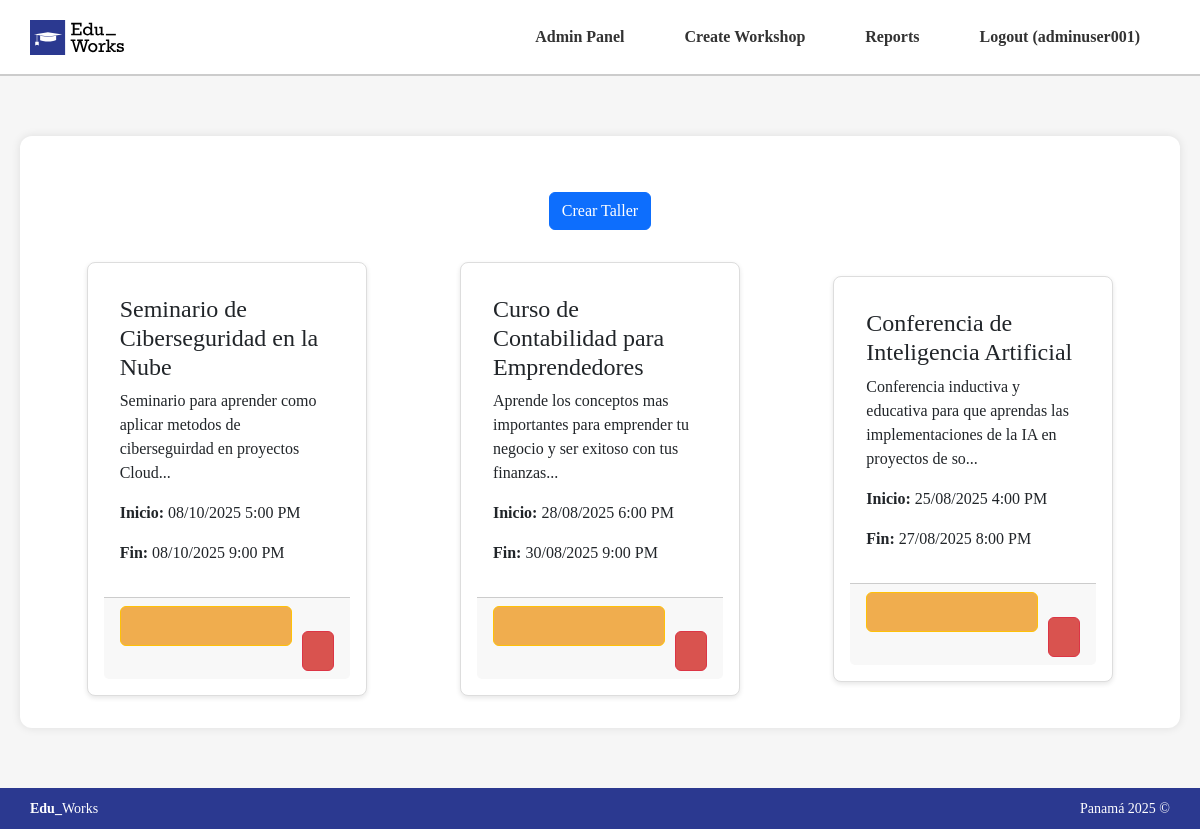
The page /views/AdminView.php (signed in) on the database its author committed.
### tables this page shows
CREATE TABLE talleres (
  id INT AUTO_INCREMENT PRIMARY KEY,
  titulo VARCHAR(100) NOT NULL,
  descripcion VARCHAR(300),
  cupo_maximo INT NOT NULL,
  fecha_inicio DATE,
  hora_inicio TIME,
  fecha_fin DATE,
  hora_fin TIME
);

### views/AdminView.php (the view, shortened to what this page needs)
<?php
try {
  $pdo = (new Database())->getConnection();
  $stmt = $pdo->query("SELECT * FROM talleres ORDER BY fecha_inicio DESC");
  $talleres = $stmt->fetchAll(PDO::FETCH_ASSOC);
} catch (PDOException $e) {
  $error = "Error al cargar talleres: " . $e->getMessage();
}
include __DIR__ . '/Partials/Top.php';
?>
<main class="main-container">
  <div class="container">
    <div class="text-center mb-3">
      <a href="crear_taller.php" class="btn btn-primary">
        <i class="fas fa-plus"></i> Crear Taller
      </a>
    </div>
    <?php if (!empty($talleres)): ?>
      <div class="grid-3 gap-4">
        <?php foreach ($talleres as $taller): ?>
          <div class="card">
            <div class="card-body">
              <h4><?= htmlspecialchars($taller['titulo']) ?></h4>
              <p><?= nl2br(htmlspecialchars(substr($taller['descripcion'], 0, 100))) ?>...</p>
              <p><strong>Inicio:</strong> <?= date('d/m/Y g:i A', strtotime($taller['fecha_inicio'] . ' ' . $taller['hora_inicio'])) ?></p>
              <p><strong>Fin:</strong> <?= date('d/m/Y g:i A', strtotime($taller['fecha_fin'] . ' ' . $taller['hora_fin'])) ?></p>
            </div>
            <div class="card-footer d-flex justify-content-between">
              <a href="editar_taller.php?id=<?= $taller['id'] ?>" class="btn btn-sm btn-warning" title="Editar">
              </a>
              <form method="POST" action="/dsvii-proyecto/controllers/TallerController.php" onsubmit="return confirm('¿Eliminar este taller?')" class="m-0 p-0">
                <button type="submit" class="btn btn-sm btn-danger" title="Eliminar">
                </button>
              </form>
            </div>
          </div>
        <?php endforeach; ?>
      </div>
    <?php else: ?>
      <p class="text-center">No hay talleres registrados.</p>
    <?php endif; ?>
  </div>
</main>
<?php include __DIR__ . '/Partials/Bottom.php'; ?>

### views/Partials/Top.php
<!DOCTYPE html>
<html lang="en">
<?php include __DIR__ . '/Head.php'; ?>
<body>
<?php include __DIR__ . '/Header.php'; ?>

### views/Partials/Head.php (shortened to what this page needs)
<head>
<link rel="stylesheet" href="https://cdn.jsdelivr.net/npm/bootstrap@5.3.0/dist/css/bootstrap.min.css">
<link rel="stylesheet" href="/../dsvii-talleres-edu/dsvii-proyecto/public/css/styles.css">
</head>

### views/Partials/Header.php
<header class="header">
    <div class="logo-container">
        <a href="index.php">
            <img src="/dsvii-talleres-edu/dsvii-proyecto/public/images/logo.svg" alt="Logo Edu_Works" class="logo" />
        </a>
    </div>
    <?php include __DIR__ . '/Nav.php'; ?>
</header>

### views/Partials/Nav.php (shortened to what this page needs)
<nav class="navbar">
    <div class="nav-links">
        <?php if (isset($_SESSION['user_id'])): ?>
            <?php if (!empty($_SESSION['is_admin'])): ?>
                <a href="/../dsvii-talleres-edu/dsvii-proyecto/views/AdminView.php">Admin Panel</a>
                <a href="/../dsvii-talleres-edu/dsvii-proyecto/views/CreateView.php">Create Workshop</a>
                <a href="/../dsvii-talleres-edu/dsvii-proyecto/views/ReportView.php">Reports</a>
            <?php else: ?>
                <a href="/../dsvii-talleres-edu/dsvii-proyecto/views/UserView.php">My Account</a>
                <a href="/../dsvii-talleres-edu/dsvii-proyecto/views/TalleresUsuariosView.php">Workshops</a>
            <?php endif; ?>
            <a href="/dsvii-proyecto/handlers/LogoutHandler.php">Logout (<?= htmlspecialchars($_SESSION['username']) ?>)</a>
        <?php else: ?>
            <a href="/../dsvii-talleres-edu/dsvii-proyecto/views/LoginView.php">Login</a>
            <a href="/../dsvii-talleres-edu/dsvii-proyecto/views/RegisterView.php">Register</a>
        <?php endif; ?>
    </div>
</nav>

### views/Partials/Footer.php
<footer>
    <div><strong>Edu_</strong>Works</div>
    <div>Panamá 2025 ©</div>
</footer>

### views/Partials/Bottom.php
<?php include __DIR__ . '/Footer.php'; ?>
</body>
</html>

### public/css/styles.css (style rules this page uses)
:root { --color-primary: #2B3990; --color-primary-hover: #1a255e; --color-error-bg: #f8d7da; --color-error-text: #842029; --color-success-bg: #d1ecf1; --color-success-text: #0c5460; --font-main: 'Arvo', serif; --font-alt: 'Zilla Slab', serif; }
.navbar { display: flex; justify-content: space-between; align-items: center; background-color: #ffffff; padding: 10px 20px; flex-wrap: nowrap; }
.navbar .nav-links { display: flex; gap: 20px; margin-left: auto; white-space: nowrap; }
.navbar .nav-links a { text-decoration: none; color: #333; font-weight: bold; padding: 5px 10px; transition: color 0.2s ease-in-out; }
body { margin: 0; font-family: var(--font-main); background-color: #f6f6f6; display: flex; flex-direction: column; min-height: 100vh; color: #000; }
.text-center { text-align: center; }
.card, form.card { background-color: #fff; padding: 30px; border-radius: 12px; box-shadow: 5px 5px 10px rgba(0, 0, 0, 0.5); font-family: var(--font-main); max-width: 500px; margin: auto; box-sizing: border-box; }
button, form.card button { background-color: var(--color-primary); color: white; font-size: 16px; font-weight: bold; border: none; border-radius: 8px; padding: 12px; margin-top: 25px; cursor: pointer; font-family: var(--font-alt); transition: background-color 0.3s ease; width: 100%; }
header, footer { font-family: var(--font-main); padding: 10px 30px; display: flex; justify-content: space-between; align-items: center; }
header { background-color: #fff; border-bottom: 2px solid #ccc; }
header nav a { color: black; margin-left: 20px; text-decoration: none; font-weight: bold; padding: 10px 15px; border-radius: 5px; transition: background-color 0.3s ease, color 0.3s ease; }
footer { background-color: var(--color-primary); color: white; font-size: 14px; }
main { flex: 1; display: flex; justify-content: center; align-items: flex-start; padding: 60px 20px; }
.container { width: 100%; max-width: 1200px; margin: auto; padding: 2rem; box-shadow: 0 0 10px rgba(0,0,0,0.1); border-radius: 12px; background-color: white; }
.logo { height: 35px; width: auto; display: block; }
header { background-color: white; border-bottom: 2px solid #ccc; font-family: var(--font-main); padding: 10px 30px; display: flex; justify-content: space-between; align-items: center; }
.grid-3 { display: grid; grid-template-columns: repeat(auto-fill, minmax(300px, 1fr)); gap: 2rem; justify-content: center; align-items: start; margin-top: 2rem; }
.card { background-color: #ffffff; border: 1px solid #ddd; border-radius: 8px; width: 280px; padding: 1rem; box-shadow: 0 2px 5px rgba(0,0,0,0.1); transition: transform 0.2s ease; }
.card-footer { display: flex; justify-content: space-between; gap: 10px; }
.card-footer .btn { flex: 1; font-size: 1rem; padding: 8px 12px; height: 40px; display: flex; align-items: center; justify-content: center; border-radius: 6px; transition: background-color 0.3s ease; }
.btn-warning { background-color: #f0ad4e; color: white; }
.btn-danger { background-color: #d9534f; color: white; }

### rows shown on the page
talleres: titulo "Seminario de Ciberseguridad en la Nube", descripcion "Seminario para aprender como aplicar metodos de ciberseguirdad en proyectos Cloud", fecha_inicio+hora_inicio "08/10/2025 5:00 PM", fecha_fin+hora_fin "08/10/2025 9:00 PM"
talleres: titulo "Curso de Contabilidad para Emprendedores", descripcion "Aprende los conceptos mas importantes para emprender tu negocio y ser exitoso con tus finanzas", fecha_inicio+hora_inicio "28/08/2025 6:00 PM", fecha_fin+hora_fin "30/08/2025 9:00 PM"
talleres: titulo "Conferencia de Inteligencia Artificial", descripcion "Conferencia inductiva y educativa para que aprendas las implementaciones de la IA en proyectos de so", fecha_inicio+hora_inicio "25/08/2025 4:00 PM", fecha_fin+hora_fin "27/08/2025 8:00 PM"

### other values the page prints
$_SESSION['username'] "adminuser001"
